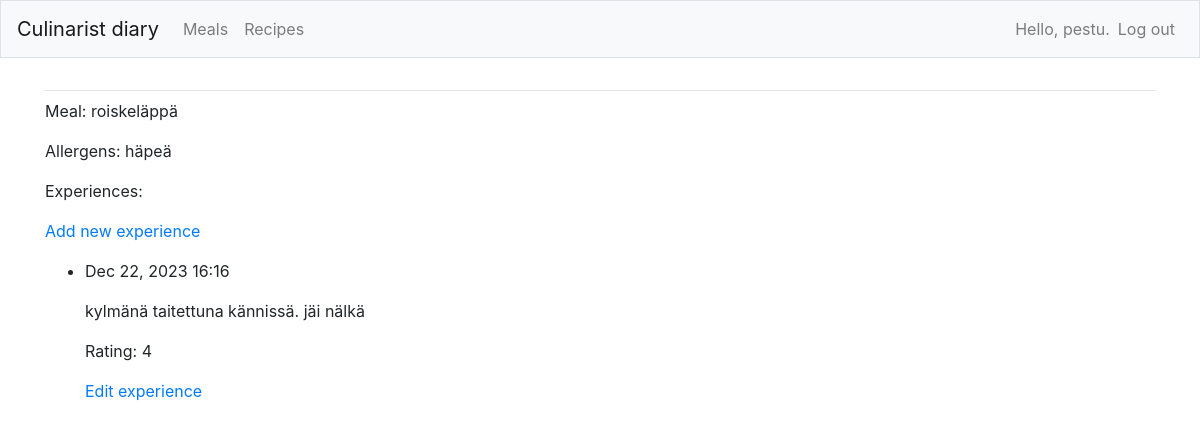
The page /meals/11/ (signed in) on the database its author committed.
### culinarists/models.py (models this page shows, shortened)
class Meal(models.Model):
    name = models.CharField(max_length=400)
    allergens = models.CharField(max_length=400)
    date_added = models.DateTimeField(auto_now_add=True)
    owner = models.ForeignKey(User, on_delete=models.CASCADE, null=True, blank=True)
    def __str__(self):
        return self.name

class Experience(models.Model):
    meal = models.ForeignKey(Meal, on_delete=models.CASCADE)
    text = models.TextField()
    rating = models.IntegerField(
        default=1,
        validators=[MinValueValidator(1), MaxValueValidator(5)]
    )
    date_added = models.DateTimeField(auto_now_add=True)
    class Meta:
        verbose_name_plural = 'experiences'

### culinarists/views.py (the view)
# urls.py: path('meals/<int:meal_id>/', views.meal, name='meal'),
@login_required
def meal(request, meal_id):
    meal = Meal.objects.get(id=meal_id)
    if meal.owner != request.user:
        raise Http404
    experiences = meal.experience_set.order_by('-date_added')
    allergens = meal.allergens
    context = {'meal': meal, 'experiences': experiences, 'allergens': allergens}
    return render(request, 'culinarists/meal.html', context)

### culinarists/templates/culinarists/meal.html
{% extends 'culinarists/base.html' %}
{% block content %}
<p>Meal: {{ meal }}</p>
<p>Allergens: {{ meal.allergens }}</p>
<p>Experiences:</p>
<p><a href="{% url 'culinarists:new_experience' meal.id %}">Add new experience</a></p>
    <ul>
        {% for experience in experiences %}
            <li>
                <p>{{ experience.date_added|date:'M d, Y H:i' }}</p>
                <p>{{ experience.text|linebreaks }}</p>
                <p>Rating: {{ experience.rating }}</p>
                <p><a href="{% url 'culinarists:edit_experience' experience.id %}">Edit experience</a></p>
            </li>
        {% empty %}
            <li>No experiences in this meal.</li>
        {% endfor %}
    </ul>
{% endblock content %}

### culinarists/templates/culinarists/base.html (shortened to what this page needs)
{% load bootstrap4 %}
<!doctype html>
<html lang="en">
<head>
    {% bootstrap_css %}
</head>
<body>
<nav class="navbar navbar-expand-md navbar-light bg-light mb-4 border">
<a class="navbar-brand" href="{% url 'culinarists:index'%}">
        Culinarist diary</a>
        <div class="collapse navbar-collapse" id="navbarCollapse">
        <ul class="navbar-nav mr-auto">
            <li class="nav-item">
            <a class="nav-link" href="{% url 'culinarists:meals'%}">
         Meals</a></li>
         <li class="nav-item">
            <a class="nav-link" href="{% url 'culinarists:recipes'%}">Recipes</a>
         </li>
        </ul>
        <ul class="navbar-nav ml-auto">
            {% if user.is_authenticated %}
        <li class="nav-item">
            <span class="navbar-text">Hello, {{ user.username }}.</span>
        </li>
<li class="nav-item">
        <a class="nav-link" href="{% url 'users:logout' %}">Log out</a>
    </li>
    {% else %}
        <li class="nav-item">
            <a class="nav-link" href="{% url 'users:register' %}">Register</a>
        </li>
        <li class="nav-item">
            <a class="nav-link" href="{% url 'users:login' %}">Log in</a></li>
    {% endif %}
    </ul>
        </div>
</nav>
<main role="main" class="container">
        <div class="pb-2 mb-2 border-bottom">
        </div>
        <div>
    {% block content %}{% endblock content %}
        </div>
    </main>
</body>
</html>

### rows shown on the page
Meal: name "roiskeläppä", allergens "häpeä"
Experience: date_added "Dec 22, 2023 16:16", text "kylmänä taitettuna kännissä. jäi nälkä", rating "4"

### other values the page prints
{{ user.username }} "pestu"
